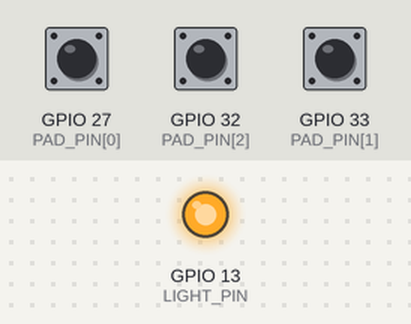
Recording of a sketch running on a simulated ESP32. On the bench: output pins drawn as LEDs (lit = HIGH). Inputs (shaded band) come from the test bench; at power-on: GPIO 27 (PAD_PIN[0]) HIGH, GPIO 32 (PAD_PIN[2]) HIGH, GPIO 33 (PAD_PIN[1]) HIGH. What the sketch prints to the serial monitor is not drawn.

Above: at 0.1 s.
Timing chart, 0 to 1.6 s (numbered marks = the images above):
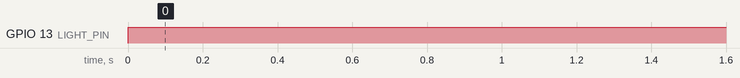

The sketch:

Briggans_Marcus_touch_kit_board.ino
```cpp
/*
  Lesson 4: three foil pads, three drums
  Each pad sends its own word to Processing.

  Pad wiring (sockets on the right edge of the board):
    kick   -> 27
    snare  -> 33  (the socket right after 27)
    hi-hat -> 32  (skip 15, then the next one)
*/

// ---------- SETTINGS ----------
const int   PAD_COUNT = 3;
const int   PAD_PIN[PAD_COUNT]     = { 27,     33,      32      };  // NEW: one pin per pad
const char* PAD_WORD[PAD_COUNT]    = { "kick", "snare", "hihat" };  // NEW: one word per pad
int         TOUCH_LIMIT[PAD_COUNT] = { 500,    500,     500     };  // NEW: below this = hit. Tune each pad.
const int   LIGHT_PIN = 13;     // red light: on while any pad is touched

// Tuning mode: set to true to see all three pads as lines in Tools > Serial Plotter.
// No drum words are sent in tuning mode. Set back to false when done.
const bool  TUNING = false;
// ------------------------------

bool wasTouched[PAD_COUNT] = { false, false, false };
unsigned long lastChange[PAD_COUNT] = { 0, 0, 0 };

void setup() {
  Serial.begin(115200);
  pinMode(LIGHT_PIN, OUTPUT);
}

void loop() {
  bool anyTouched = false;

  if (TUNING) {
    // Prints like: kick:950 snare:940 hihat:960
    for (int i = 0; i < PAD_COUNT; i++) {
      Serial.print(PAD_WORD[i]); Serial.print(":"); Serial.print(touchRead(PAD_PIN[i]));
      Serial.print(i < PAD_COUNT - 1 ? " " : "\n");
    }
    delay(100);
    return;
  }

  for (int i = 0; i < PAD_COUNT; i++) {                        // NEW: check each pad in turn
    bool isTouched = (touchRead(PAD_PIN[i]) < TOUCH_LIMIT[i]); // READ this pad
    if (isTouched) anyTouched = true;

    if (isTouched != wasTouched[i] && millis() - lastChange[i] > 30) {
      lastChange[i] = millis();
      wasTouched[i] = isTouched;
      if (isTouched) {
        Serial.println(PAD_WORD[i]);                           // SEND this pad's word
      }
    }
  }

  digitalWrite(LIGHT_PIN, anyTouched ? HIGH : LOW);
}
```

Measured:
- by itself, GPIO 13 (LIGHT_PIN): LOW → HIGH at 0.00 s
